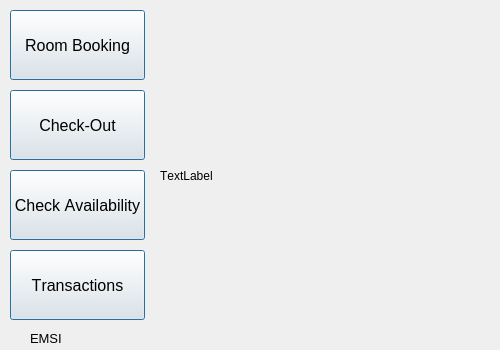
<?xml version="1.0" encoding="UTF-8"?>
<ui version="4.0">
 <class>MainWindow</class>
 <widget class="QMainWindow" name="MainWindow">
  <property name="geometry">
   <rect>
    <x>0</x>
    <y>0</y>
    <width>500</width>
    <height>350</height>
   </rect>
  </property>
  <property name="font">
   <font>
    <kerning>false</kerning>
   </font>
  </property>
  <property name="windowTitle">
   <string>Hotel Management 1.0</string>
  </property>
  <widget class="QWidget" name="centralWidget">
   <widget class="QLabel" name="imgLabel">
    <property name="geometry">
     <rect>
      <x>160</x>
      <y>0</y>
      <width>340</width>
      <height>351</height>
     </rect>
    </property>
    <property name="text">
     <string>TextLabel</string>
    </property>
   </widget>
   <widget class="QLabel" name="label">
    <property name="geometry">
     <rect>
      <x>30</x>
      <y>330</y>
      <width>101</width>
      <height>16</height>
     </rect>
    </property>
    <property name="font">
     <font>
      <pointsize>10</pointsize>
      <kerning>false</kerning>
     </font>
    </property>
    <property name="text">
     <string>EMSI </string>
    </property>
   </widget>
   <widget class="QPushButton" name="btnRoomBooking">
    <property name="geometry">
     <rect>
      <x>10</x>
      <y>10</y>
      <width>135</width>
      <height>70</height>
     </rect>
    </property>
    <property name="font">
     <font>
      <pointsize>12</pointsize>
      <kerning>false</kerning>
     </font>
    </property>
    <property name="text">
     <string>Room Booking</string>
    </property>
    <property name="autoDefault">
     <bool>true</bool>
    </property>
    <property name="default">
     <bool>true</bool>
    </property>
    <property name="flat">
     <bool>false</bool>
    </property>
   </widget>
   <widget class="QPushButton" name="btnRoomCheckout">
    <property name="geometry">
     <rect>
      <x>10</x>
      <y>90</y>
      <width>135</width>
      <height>70</height>
     </rect>
    </property>
    <property name="font">
     <font>
      <pointsize>12</pointsize>
      <kerning>false</kerning>
     </font>
    </property>
    <property name="text">
     <string>Check-Out</string>
    </property>
    <property name="default">
     <bool>true</bool>
    </property>
    <property name="flat">
     <bool>false</bool>
    </property>
   </widget>
   <widget class="QPushButton" name="btnCheckAvailability">
    <property name="geometry">
     <rect>
      <x>10</x>
      <y>170</y>
      <width>135</width>
      <height>70</height>
     </rect>
    </property>
    <property name="font">
     <font>
      <pointsize>12</pointsize>
      <kerning>false</kerning>
     </font>
    </property>
    <property name="text">
     <string>Check Availability</string>
    </property>
    <property name="autoDefault">
     <bool>true</bool>
    </property>
    <property name="default">
     <bool>true</bool>
    </property>
    <property name="flat">
     <bool>false</bool>
    </property>
   </widget>
   <widget class="QPushButton" name="bntTransaction">
    <property name="geometry">
     <rect>
      <x>10</x>
      <y>250</y>
      <width>135</width>
      <height>70</height>
     </rect>
    </property>
    <property name="font">
     <font>
      <pointsize>12</pointsize>
      <kerning>false</kerning>
     </font>
    </property>
    <property name="text">
     <string>Transactions</string>
    </property>
    <property name="autoDefault">
     <bool>true</bool>
    </property>
    <property name="default">
     <bool>true</bool>
    </property>
    <property name="flat">
     <bool>false</bool>
    </property>
   </widget>
  </widget>
 </widget>
 <layoutdefault spacing="6" margin="11"/>
 <resources/>
 <connections/>
</ui>
